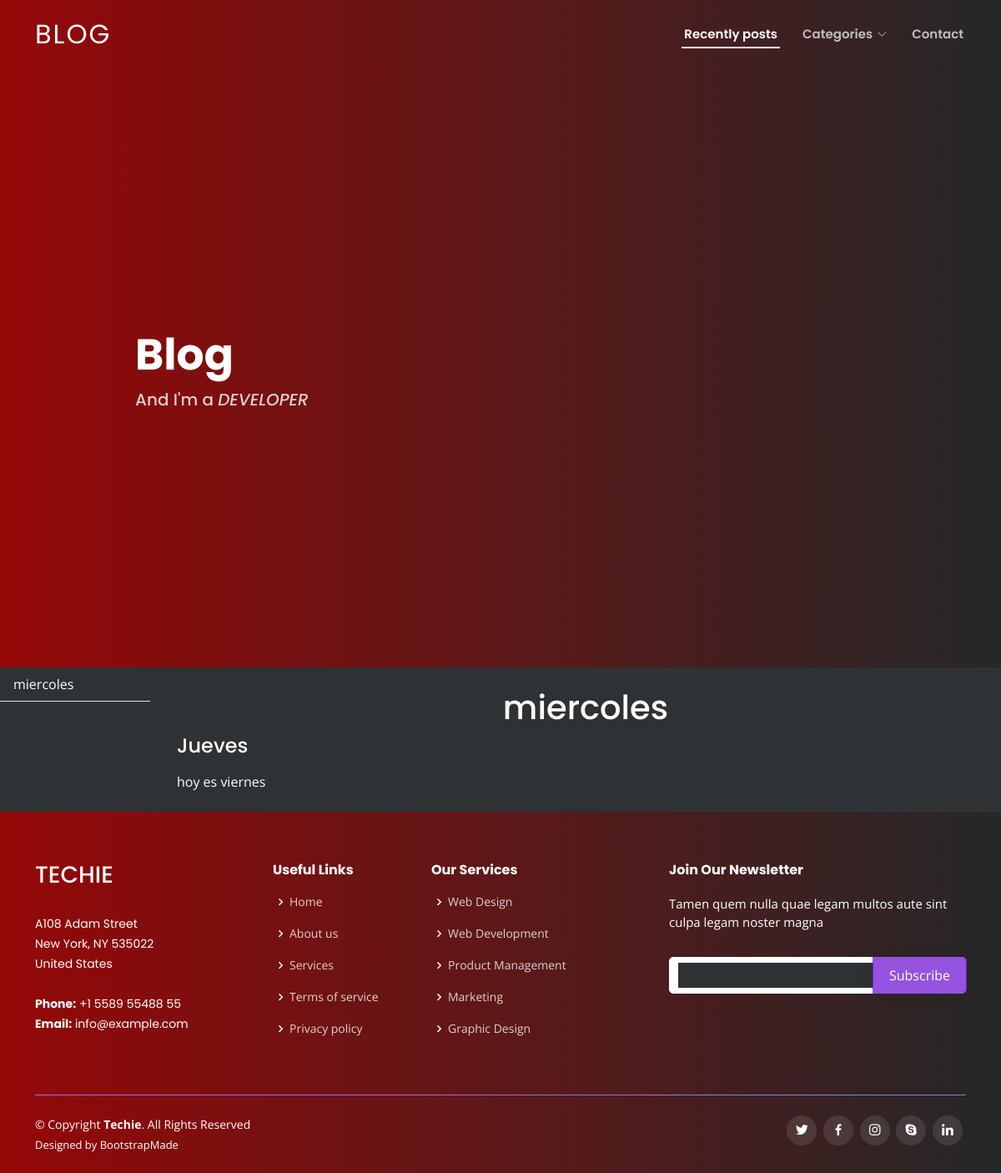
Page /categories/subcategory/10 on the earlier database version.
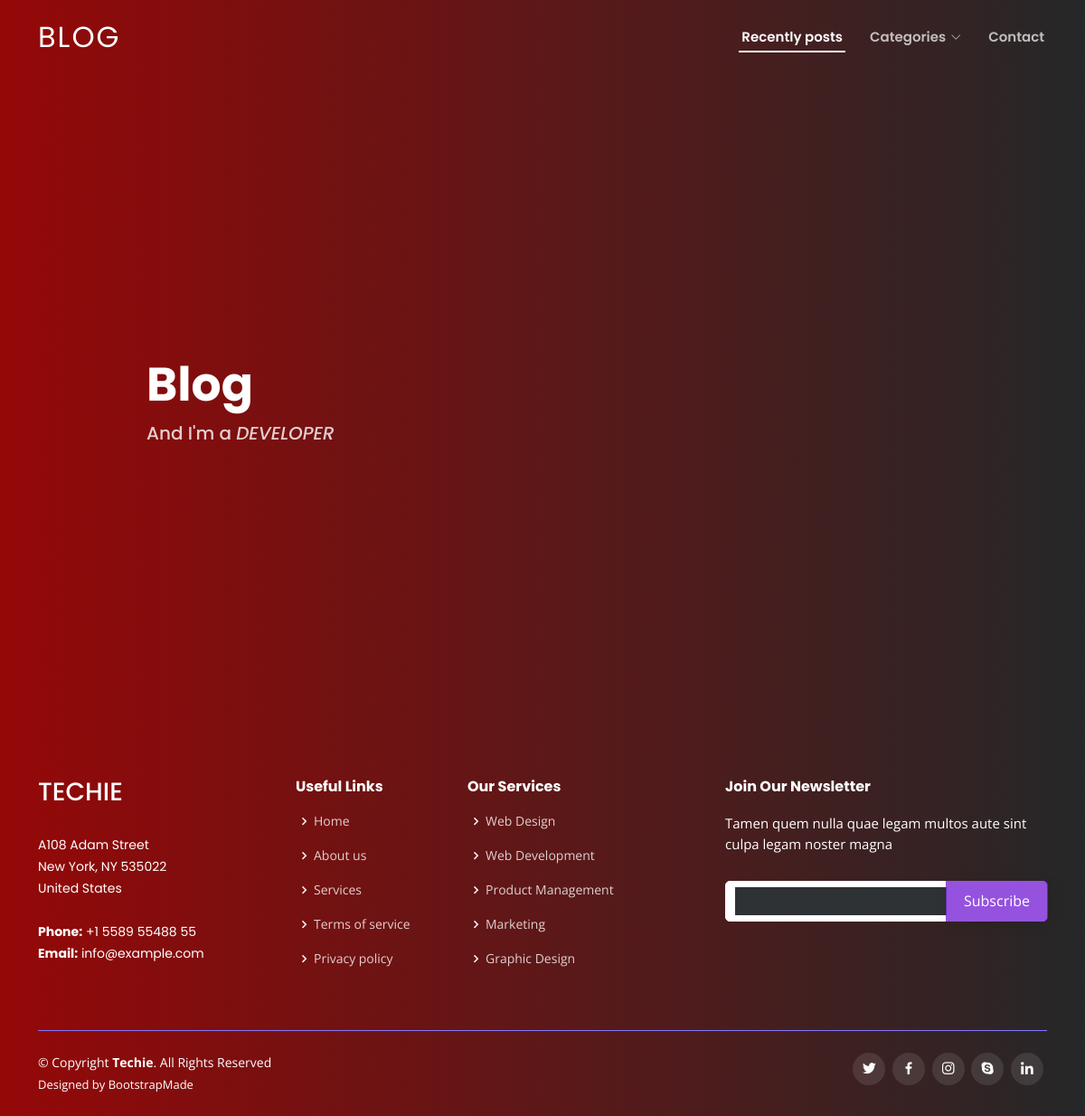
Same page on the later database version.
### dashboard/blog/models.py (models this page shows, shortened)
class Posts(models.Model):
    name = models.CharField(max_length=100, unique=True)
    subcategory = models.ForeignKey(SubCategories, on_delete=models.CASCADE, related_name='posts', blank=True)
    fecha_creacion = models.DateTimeField(auto_now_add=True)

class Titulos(models.Model):
    contenido = models.CharField(max_length=255, blank=True, null=True)
    color = models.CharField(max_length=255, blank=True, null=True)
    fecha_creacion = models.DateTimeField(auto_now_add=True)
    post = models.ForeignKey(Posts, on_delete=models.CASCADE, related_name='titulos')
    def get_seccion_tipo(self):
        return 'titulo'

class Textos(models.Model):
    contenido = models.TextField(blank=True, null=True)
    color = models.CharField(max_length=255, blank=True, null=True)
    fecha_creacion = models.DateTimeField(auto_now_add=True)
    post = models.ForeignKey(Posts, on_delete=models.CASCADE, related_name='textos')
    def get_seccion_tipo(self):
        return 'texto'

### app/views.py (the view)
# urls.py: path('categories/subcategory/<int:subcategory_id>', views.posts, name='posts'),
def posts(request, subcategory_id=None):
    try:
        posts = Posts.objects.filter(subcategory__id=subcategory_id)
        categories = Categories.objects.all()
        for post in posts:
            titulos = Titulos.objects.filter(post=post).order_by('fecha_creacion')
            textos = Textos.objects.filter(post=post).order_by('fecha_creacion')
            codigos = Codigos.objects.filter(post=post).order_by('fecha_creacion')
            imagenes = Imagenes.objects.filter(post=post).order_by('fecha_creacion')
            elementos_post = []
            for codigo in codigos:
                original_contenido = codigo.contenido
                lexer = get_lexer_by_name(codigo.lenguaje, stripall=True)
                formatter = MyHtmlFormatter(linenos=False, cssclass="code")
                highlighted_code = highlight(original_contenido, lexer, formatter)
                codigo.contenido = markdown(highlighted_code, extensions=['fenced_code'])
            elementos_post.extend(titulos)
            elementos_post.extend(textos)
            elementos_post.extend(codigos)
            elementos_post.extend(imagenes)
            elementos_post = sorted(elementos_post, key=lambda x: x.fecha_creacion)
            post.elementos = elementos_post
    except Categories.DoesNotExist:
        messages.error(request, 'Category not found.')
        return redirect('blog')
    return render(request, 'app/posts/index.html', {
        'categories': categories,
        'posts': posts,
    })

### templates/app/posts/index.html (shortened to what this page needs)
{% extends "app/base.html" %}
{% block content %}
<div class="row">
    <div class="col-md-2 background-posts">
        <div class="sidebar">
            <ul class="list-group list-group-flush">
                {% for post in posts %}
                    <li class="list-group-item sidebar-post mb-2 background-posts font-white" data-toggle="collapse" data-target="#post{{ loop.index }}">
                        {{ post.name }}
                    </li>
                {% endfor %}
            </ul>
        </div>
    </div>
    <div class="col-md-10 background-posts">
        {% for post in posts %}
            <div class="post-content my-4 mx-2">
                <h1 class="text-center">{{ post.name }}</h1>
                {% for elemento in post.elementos %}
                    {% if elemento.get_seccion_tipo == 'titulo' %}
                        <h4>{{ elemento.contenido }}</h4>
                    {% elif elemento.get_seccion_tipo == 'texto' %}
                        <p class="text-justify">{{ elemento.contenido|linebreaks }}</p>
                    {% elif elemento.get_seccion_tipo == 'imagen' %}
                        <img class="img-fluid" src="{{ elemento.archivo.url }}" alt="{{ elemento.nombre }}">
                    {% endif %}
                {% endfor %}
            </div>
        {% endfor %}
    </div>
</div>
{% endblock %}

Differences in the rows shown:
removed Posts: name "miercoles"
removed Titulos: contenido "Jueves"
removed Textos: contenido "hoy es viernes"
